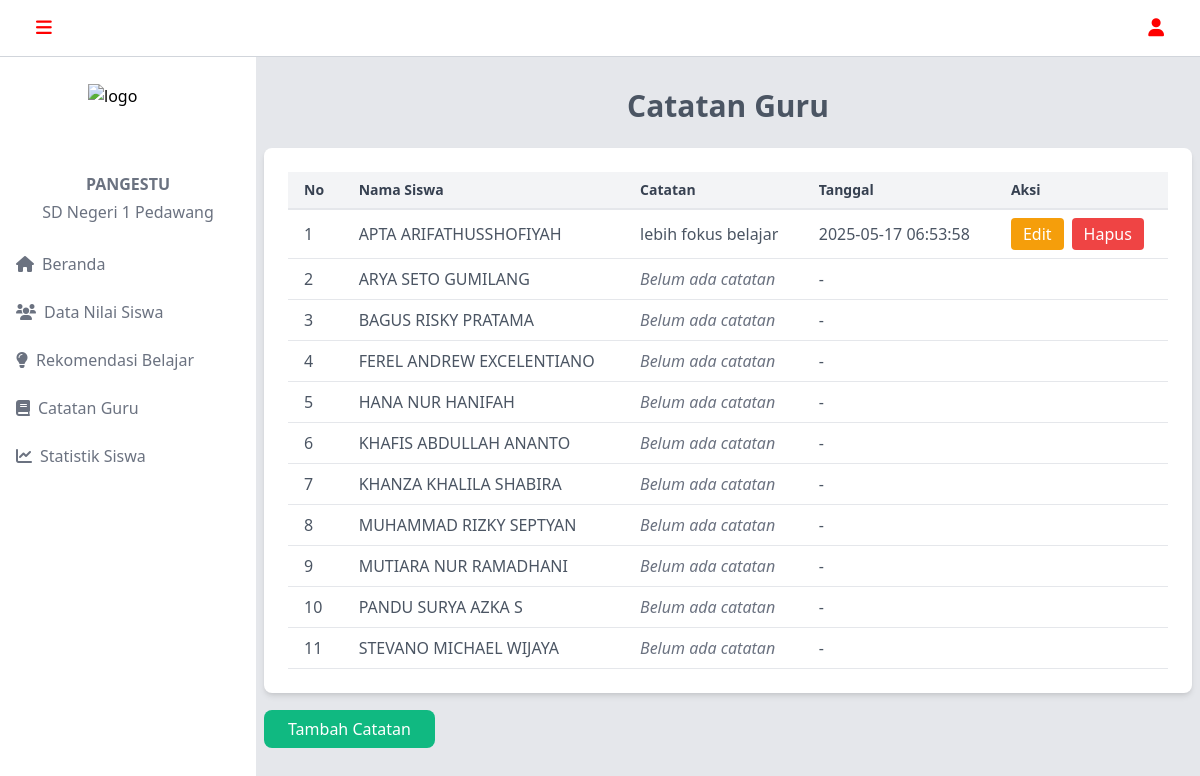
The page /app/layout/guru/catatan.php (signed in) on the database its author committed.
### tables this page shows
CREATE TABLE `catatan_guru` (
  `id` int NOT NULL,
  `siswa_id` int NOT NULL,
  `guru_id` int NOT NULL,
  `catatan` text NOT NULL,
  `tanggal` timestamp NULL DEFAULT CURRENT_TIMESTAMP
);

CREATE TABLE `siswa` (
  `id` int NOT NULL,
  `nama` varchar(100) NOT NULL,
  `jenis_kelamin` enum('L','P') NOT NULL,
  `kelas` enum('1','2','3','4','5','6') NOT NULL
);

### app/process/get-data/get-catatan.php (called while the page is built, shortened)
<?php
include '../../config/config-db.php';
$guru_id = $_SESSION['id_user'];
$queryKelas = $conn->prepare("SELECT class FROM user WHERE id_user = ?");
$queryKelas->bind_param("i", $guru_id);
$queryKelas->execute();
$queryKelas->bind_result($class);
$querySiswa = $conn->prepare("
    SELECT s.id, s.nama, s.kelas, c.id AS catatan_id, c.catatan, c.tanggal
    FROM siswa s
    LEFT JOIN catatan_guru c ON s.id = c.siswa_id AND c.guru_id = ?
    WHERE s.kelas = ?
    ORDER BY s.nama ASC
");
$querySiswa->bind_param("is", $guru_id, $class);
$querySiswa->execute();
$querySiswa->bind_result($siswa_id, $nama, $kelas, $catatan_id, $catatan, $tanggal);
$siswa_data = [];
while ($querySiswa->fetch()) {
    $siswa_data[] = [
        "siswa_id" => $siswa_id,
        "nama" => $nama,
        "kelas" => $kelas,
        "catatan_id" => $catatan_id,
        "catatan" => $catatan,
        "tanggal" => $tanggal
    ];
}
?>

### app/layout/guru/catatan.php (the view, shortened to what this page needs)
<?php
include '../../process/get-data/get-catatan.php';
include '../header.php';
?>
<body class="bg-gray-200 pt-20">
    <div class="lg:ml-64 lg:pl-2 lg:flex lg:flex-col lg:w-75% mt-2 mb-2 mx-2 content">
        <h2 class="text-3xl font-bold text-gray-600 mb-6 text-center">Catatan Guru</h2>
        <div class="bg-white rounded-lg p-6 shadow-md overflow-x-auto">
            <?php if (!empty($siswa_data)) : ?>
                <table class="hidden md:table table-auto w-full border-collapse">
                    <thead>
                        <tr class="bg-gray-100 text-sm text-gray-700">
                            <th class="px-4 py-2 text-left border-b-2">No</th>
                            <th class="px-4 py-2 text-left border-b-2">Nama Siswa</th>
                            <th class="px-4 py-2 text-left border-b-2">Catatan</th>
                            <th class="px-4 py-2 text-left border-b-2">Tanggal</th>
                            <th class="px-4 py-2 text-left border-b-2">Aksi</th>
                        </tr>
                    </thead>
                    <tbody>
                        <?php
                        $no = 1;
                        foreach ($siswa_data as $siswa) {
                            echo "<tr class='border-b text-gray-600'>";
                            echo "<td class='px-4 py-2'>{$no}</td>";
                            echo "<td class='px-4 py-2'>{$siswa['nama']}</td>";
                            echo "<td class='px-4 py-2'>" . (!empty($siswa['catatan']) ? $siswa['catatan'] : '<span class="text-gray-500 italic">Belum ada catatan</span>') . "</td>";
                            echo "<td class='px-4 py-2'>" . ($siswa['tanggal'] ?? '-') . "</td>";
                            echo "<td class='px-4 py-2'>";
                            if (!empty($siswa['catatan'])) {
                                echo "<div class='flex gap-2'>
                                        <a href='edit-catatan.php?id={$siswa['catatan_id']}' class='bg-yellow-500 text-white py-1 px-3 rounded hover:bg-yellow-600'>Edit</a>
                                        <a href='../../process/hapus-catatan.php?id={$siswa['catatan_id']}' class='bg-red-500 text-white py-1 px-3 rounded hover:bg-red-600' onclick='return confirm(\"Yakin ingin menghapus catatan ini?\")'>Hapus</a>
                                      </div>";
                            }
                            echo "</td>";
                            echo "</tr>";
                            $no++;
                        }
                        ?>
                    </tbody>
                </table>
            <?php else : ?>
                <p class="text-center text-red-500 font-bold">Tidak ada data catatan guru.</p>
            <?php endif; ?>
        </div>
        <div class="mt-6 text-center md:text-left">
            <a href="tambah-catatan.php" class="bg-green-500 text-white py-2 px-6 rounded-lg hover:bg-green-600">
                Tambah Catatan
            </a>
        </div>
    </div>
</body>
<?php
include '../footer.php';
?>

### rows shown on the page
catatan_guru: siswa.nama "APTA ARIFATHUSSHOFIYAH", catatan "lebih fokus belajar", tanggal "2025-05-17 06:53:58"
siswa: nama "ARYA SETO GUMILANG", shows "Belum ada catatan", tanggal "-"
siswa: nama "BAGUS RISKY PRATAMA", shows "Belum ada catatan", tanggal "-"
siswa: nama "FEREL ANDREW EXCELENTIANO", shows "Belum ada catatan", tanggal "-"
siswa: nama "HANA NUR HANIFAH", shows "Belum ada catatan", tanggal "-"
siswa: nama "KHAFIS ABDULLAH ANANTO", shows "Belum ada catatan", tanggal "-"
siswa: nama "KHANZA KHALILA SHABIRA", shows "Belum ada catatan", tanggal "-"
siswa: nama "MUHAMMAD RIZKY SEPTYAN", shows "Belum ada catatan", tanggal "-"
siswa: nama "MUTIARA NUR RAMADHANI", shows "Belum ada catatan", tanggal "-"
siswa: nama "PANDU SURYA AZKA S", shows "Belum ada catatan", tanggal "-"
siswa: nama "STEVANO MICHAEL WIJAYA", shows "Belum ada catatan", tanggal "-"
